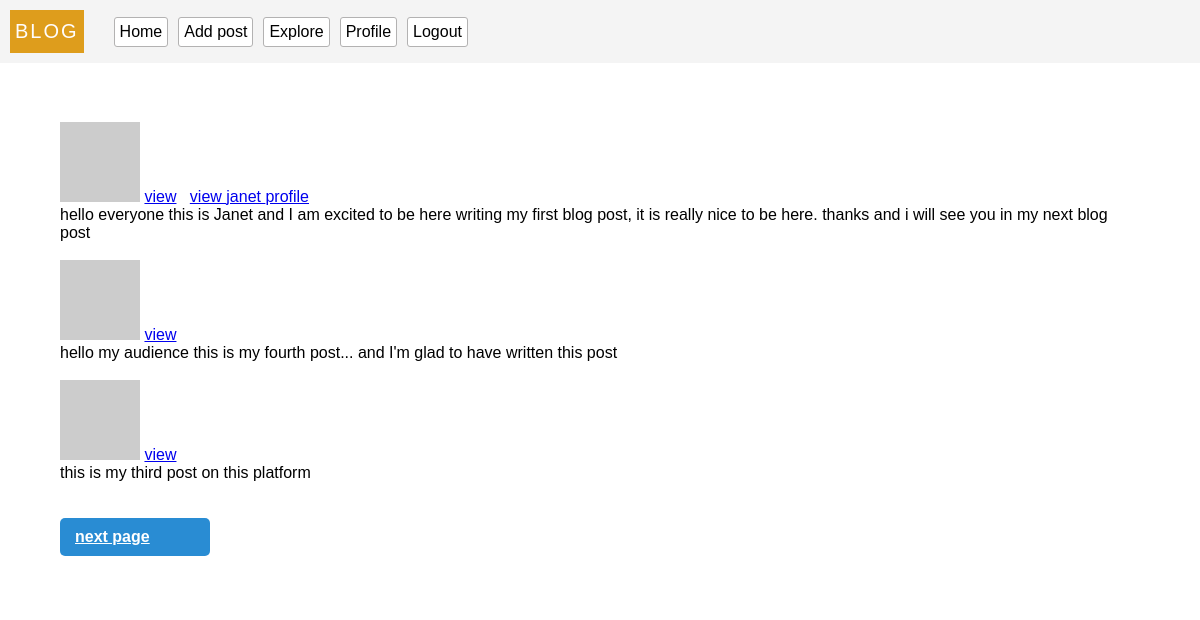
The page / (signed in) on the database its author committed.
### models.py (models this page shows, shortened)
class Post(db.Model):
  __tablename__ = 'posts'
  id = db.Column(db.Integer, primary_key = True)
  body = db.Column(db.String(300) ,nullable = False)
  title = db.Column(db.String(20), nullable = False)
  timestamp = db.Column(db.DateTime, default=datetime.utcnow, index = True)
  user_id = db.Column(db.Integer, db.ForeignKey('users.id'))

class User(db.Model, UserMixin):
  __tablename__ = 'users'
  id = db.Column(db.Integer, primary_key = True)
  username = db.Column(db.String(100), unique = True, index = True)
  email = db.Column(db.String(100), index = True, unique = True)
  password = db.Column(db.String(200))
  last_seen = db.Column(db.DateTime, default=datetime.utcnow, index = True)
  about_me = db.Column(db.String, nullable=True)
  posts = db.relationship(
    'Post',
    backref = 'author',
    lazy = 'dynamic'
  )
  followed = db.relationship(
    'User',
    secondary = followers,
    primaryjoin = (followers.c.follower_id == id),
    secondaryjoin = (followers.c.followed_id == id),
    backref = db.backref('followers', lazy='dynamic'),
    lazy = 'dynamic'
  )
  follower = db.relationship(
    'User',
    secondary = followers,
    primaryjoin = (followers.c.followed_id == id),
    secondaryjoin = (followers.c.follower_id == id),
    backref = db.backref('followed_user', lazy='dynamic'),
    lazy = 'dynamic'
  )
  def avatar(self, size='80'):
    digest = md5(str(self.email).lower().encode('utf-8')).hexdigest()
    return f'https://gravatar.com/avatar/{digest}?d=identicon&s={size}'
  def update_last_seen(self):
    self.last_seen = datetime.utcnow()
    db.session.commit()
  def followed_posts(self):
    followed =  Post.query.join(followers,(followers.c.followed_id == Post.user_id)).filter(followers.c.follower_id == self.id)
    own_posts = Post.query.filter(Post.user_id == self.id)
    return followed.union(own_posts).order_by(Post.timestamp.desc())
  @login.user_loader
  def get_user(id):
    return User.query.get(int(id))

### server.py (the view)
@app.route("/")
@login_required
def index():
  page = request.args.get('page', 1, int)
  posts = current_user.followed_posts().paginate(page = page, per_page = app.config['POST_PER_PAGE'], error_out= False)
  return render_template('index.html', title = 'Welcome', posts = posts)

### server.py (called while the page is built)
@app.before_request
def validate():
  if current_user.is_authenticated:
    current_user.update_last_seen()

### templates/index.html (shortened to what this page needs)
  {% extends 'base.html' %}
  {% block content%}
  <link rel="stylesheet" href="/static/styles/login.css"/>
  <br>
    {% for post in posts.items %}
      <p>
        <img src="{{post.author.avatar(40)}}">
        <a href="/post/{{post.id}}">view</a>
        <span>&nbsp;</span>
        {% if current_user.id != post.author.id %}
          <a href="/user/{{post.author.id}}">
            view {{post.author.username}} profile
          </a>
        {% endif %}
      </p>
      <article> {{post.body}}</article>
      <br>
    {% endfor %}
    <br>
    {% if posts.has_next %}
      <a class="submit-btn" style="width:150px" href="?page={{posts.next_num}}"> next page</a>
    {% endif %}
  {% endblock %}

### static/styles/base.css (style rules this page uses)
* { padding:0px; margin: 0px; box-sizing: border-box; }
body { font-family: 'Lucida Sans', 'Lucida Sans Regular', 'Lucida Grande', 'Lucida Sans Unicode', Geneva, Verdana, sans-serif; }

### static/styles/login.css (style rules this page uses)
.submit-btn { padding:10px 15px; background-color: rgb(41, 140, 211); color:#fff; border-radius: 5px; font-weight:700; display: block; outline: none; border:none; transition: background-color 0.2s; }

### rows shown on the page
Post: author.username "janet", body "hello everyone this is Janet and I am excited to be here writing my first blog post, it is really nice to be here. thanks and i will see you in my next blog post"
Post: body "hello my audience this is my fourth post... and I'm glad to have written this post"
Post: body "this is my third post on this platform"
